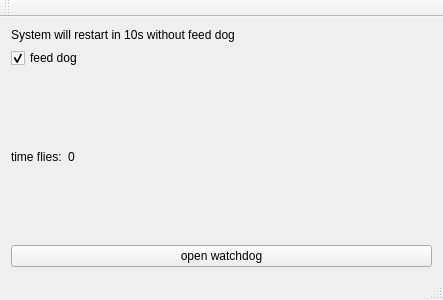
<?xml version="1.0" encoding="UTF-8"?>
<ui version="4.0">
 <class>MainWindow</class>
 <widget class="QMainWindow" name="MainWindow">
  <property name="geometry">
   <rect>
    <x>0</x>
    <y>0</y>
    <width>443</width>
    <height>300</height>
   </rect>
  </property>
  <property name="windowTitle">
   <string>WatchDog</string>
  </property>
  <widget class="QWidget" name="centralWidget">
   <layout class="QHBoxLayout" name="horizontalLayout">
    <item>
     <layout class="QGridLayout" name="gridLayout">
      <item row="0" column="0" colspan="2">
       <widget class="QLabel" name="label_2">
        <property name="sizePolicy">
         <sizepolicy hsizetype="Expanding" vsizetype="Fixed">
          <horstretch>0</horstretch>
          <verstretch>0</verstretch>
         </sizepolicy>
        </property>
        <property name="text">
         <string>System will restart in 10s without feed dog</string>
        </property>
       </widget>
      </item>
      <item row="1" column="0" colspan="2">
       <widget class="QCheckBox" name="checkBox">
        <property name="sizePolicy">
         <sizepolicy hsizetype="Expanding" vsizetype="Fixed">
          <horstretch>0</horstretch>
          <verstretch>0</verstretch>
         </sizepolicy>
        </property>
        <property name="text">
         <string>feed dog</string>
        </property>
        <property name="checked">
         <bool>true</bool>
        </property>
       </widget>
      </item>
      <item row="2" column="0">
       <widget class="QLabel" name="label">
        <property name="sizePolicy">
         <sizepolicy hsizetype="Preferred" vsizetype="Expanding">
          <horstretch>0</horstretch>
          <verstretch>0</verstretch>
         </sizepolicy>
        </property>
        <property name="text">
         <string>time flies:</string>
        </property>
       </widget>
      </item>
      <item row="2" column="1">
       <widget class="QLabel" name="times">
        <property name="sizePolicy">
         <sizepolicy hsizetype="Expanding" vsizetype="Expanding">
          <horstretch>0</horstretch>
          <verstretch>0</verstretch>
         </sizepolicy>
        </property>
        <property name="text">
         <string>0</string>
        </property>
       </widget>
      </item>
      <item row="3" column="0" colspan="2">
       <widget class="QPushButton" name="pushButton">
        <property name="sizePolicy">
         <sizepolicy hsizetype="Expanding" vsizetype="Fixed">
          <horstretch>0</horstretch>
          <verstretch>0</verstretch>
         </sizepolicy>
        </property>
        <property name="text">
         <string>open watchdog</string>
        </property>
       </widget>
      </item>
     </layout>
    </item>
   </layout>
  </widget>
  <widget class="QMenuBar" name="menuBar">
   <property name="geometry">
    <rect>
     <x>0</x>
     <y>0</y>
     <width>443</width>
     <height>25</height>
    </rect>
   </property>
  </widget>
  <widget class="QToolBar" name="mainToolBar">
   <attribute name="toolBarArea">
    <enum>TopToolBarArea</enum>
   </attribute>
   <attribute name="toolBarBreak">
    <bool>false</bool>
   </attribute>
  </widget>
  <widget class="QStatusBar" name="statusBar"/>
 </widget>
 <layoutdefault spacing="6" margin="11"/>
 <resources/>
 <connections/>
</ui>
